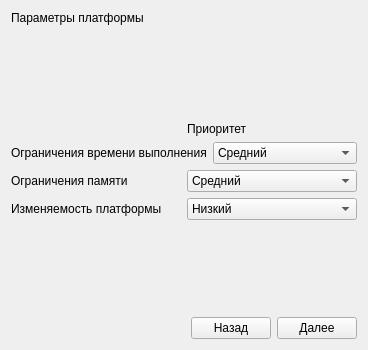
      <widget class="QWidget" name="tab_6">
       <attribute name="title">
        <string>МТ (Детал.)</string>
       </attribute>
       <layout class="QVBoxLayout" name="verticalLayout_6">
        <item>
         <widget class="QLabel" name="label_45">
          <property name="text">
           <string>Параметры платформы</string>
          </property>
         </widget>
        </item>
        <item>
         <spacer name="verticalSpacer_13">
          <property name="orientation">
           <enum>Qt::Vertical</enum>
          </property>
          <property name="sizeHint" stdset="0">
           <size>
            <width>20</width>
            <height>91</height>
           </size>
          </property>
         </spacer>
        </item>
        <item>
         <layout class="QHBoxLayout" name="horizontalLayout_40">
          <item>
           <widget class="QLabel" name="label_43">
            <property name="text">
             <string/>
            </property>
           </widget>
          </item>
          <item>
           <widget class="QLabel" name="label_44">
            <property name="text">
             <string>Приоритет</string>
            </property>
           </widget>
          </item>
         </layout>
        </item>
        <item>
         <layout class="QHBoxLayout" name="horizontalLayout_43">
          <item>
           <widget class="QLabel" name="label_47">
            <property name="text">
             <string>Ограничения времени выполнения</string>
            </property>
           </widget>
          </item>
          <item>
           <widget class="QComboBox" name="comboBox_29">
            <item>
             <property name="text">
              <string>Средний</string>
             </property>
            </item>
            <item>
             <property name="text">
              <string>Высокий</string>
             </property>
            </item>
            <item>
             <property name="text">
              <string>Очень высокий</string>
             </property>
            </item>
            <item>
             <property name="text">
              <string>Критически высокий</string>
             </property>
            </item>
           </widget>
          </item>
         </layout>
        </item>
        <item>
         <layout class="QHBoxLayout" name="horizontalLayout_41">
          <item>
           <widget class="QLabel" name="label_46">
            <property name="text">
             <string>Ограничения памяти</string>
            </property>
           </widget>
          </item>
          <item>
           <widget class="QComboBox" name="comboBox_28">
            <item>
             <property name="text">
              <string>Средний</string>
             </property>
            </item>
            <item>
             <property name="text">
              <string>Высокий</string>
             </property>
            </item>
            <item>
             <property name="text">
              <string>Очень высокий</string>
             </property>
            </item>
            <item>
             <property name="text">
              <string>Критически высокий</string>
             </property>
            </item>
           </widget>
          </item>
         </layout>
        </item>
        <item>
         <layout class="QHBoxLayout" name="horizontalLayout_38">
          <item>
           <widget class="QLabel" name="label_41">
            <property name="text">
             <string>Изменяемость платформы</string>
            </property>
           </widget>
          </item>
          <item>
           <widget class="QComboBox" name="comboBox_26">
            <item>
             <property name="text">
              <string>Низкий</string>
             </property>
            </item>
            <item>
             <property name="text">
              <string>Средний</string>
             </property>
            </item>
            <item>
             <property name="text">
              <string>Высокий</string>
             </property>
            </item>
            <item>
             <property name="text">
              <string>Очень высокий</string>
             </property>
            </item>
           </widget>
          </item>
         </layout>
        </item>
        <item>
         <spacer name="verticalSpacer_14">
          <property name="orientation">
           <enum>Qt::Vertical</enum>
          </property>
          <property name="sizeHint" stdset="0">
           <size>
            <width>20</width>
            <height>91</height>
           </size>
          </property>
         </spacer>
        </item>
        <item>
         <layout class="QHBoxLayout" name="horizontalLayout_42">
          <item>
           <spacer name="horizontalSpacer_8">
            <property name="orientation">
             <enum>Qt::Horizontal</enum>
            </property>
            <property name="sizeHint" stdset="0">
             <size>
              <width>40</width>
              <height>20</height>
             </size>
            </property>
           </spacer>
          </item>
          <item>
           <widget class="QPushButton" name="pushButton_13">
            <property name="text">
             <string>Назад</string>
            </property>
           </widget>
          </item>
          <item>
           <widget class="QPushButton" name="pushButton_14">
            <property name="text">
             <string>Далее</string>
            </property>
           </widget>
          </item>
         </layout>
        </item>
       </layout>
      </widget>
